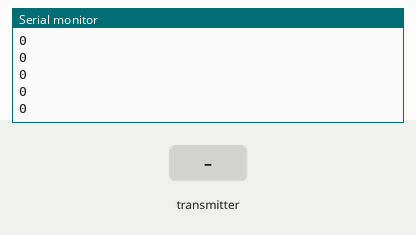
The sketch below on a simulated Arduino Uno, built with avr-gcc and run on an emulated ATmega328P. Shown: the last lines printed to the serial monitor. The test bench sets the inputs (shaded band). No radio packets arrive unless stated.

Above: at 1.2 s.
1.3 s: the transmitter starts sending ch1 = 64
At 2.2 s:
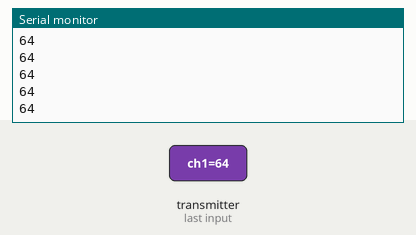
2.8 s: the transmitter starts sending ch1 = 128
At 3.8 s:
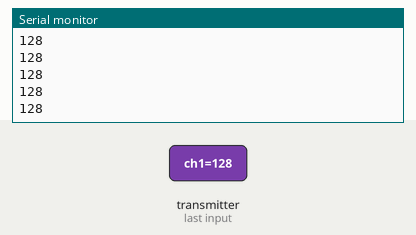
Timing chart, 0 to 5.8 s (numbered marks = the images above; inputs shaded):
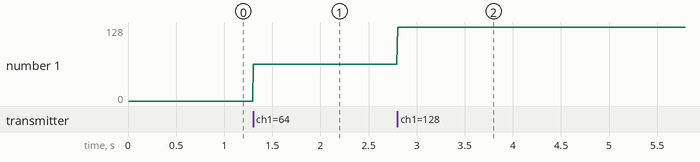

The sketch:

NRF_mesh_extender_transceiver.ino
```cpp
// (licence header left out)
//Include Necessary Libraries
#include <SPI.h>
#include <nRF24L01.h>
#include <RF24.h>

//Declare nRF pin and const address
RF24 radio(2, 7); // CE, CSN
const byte address[][6] =  {"00001", "00002"};//Setting the two addresses. One for transmitting and one for receiving

//Create a struct that do not exceed 32 bytes (I prefer this method)
struct Received_data {
  byte ch1;
};

int ch1_value = 0;

Received_data received_data;

void setup() {
  Serial.begin(9600);
  radio.begin();
  radio.setPALevel(RF24_PA_MIN);
  radio.setDataRate(RF24_250KBPS);
  radio.setAutoAck(false);
  radio.openWritingPipe(address[0]); //Set the address at which the data will be send
  radio.openReadingPipe(1,address[1]); // Set the address at which the data will be received
}

unsigned long last_Time =0;

void receive_the_data()
{
  if(radio.available()> 0)
  {
    radio.read(&received_data, sizeof(Received_data));
    last_Time = millis();
  }
}

void loop() {
  radio.startListening();
  receive_the_data();
  ch1_value = received_data.ch1;
  Serial.println(ch1_value);
  delay(5);

  radio.stopListening();
  radio.write(&received_data, sizeof(Received_data));
}
```

Measured:
- after the input at 1.3 s, the serial monitor: prints a new line at once (image 1)
- after the input at 2.8 s, the serial monitor: prints a new line at once (image 2)
- plotted number 1: 0 → 64 after the input at 1.3 s, 64 → 1 after the input at 2.8 s
